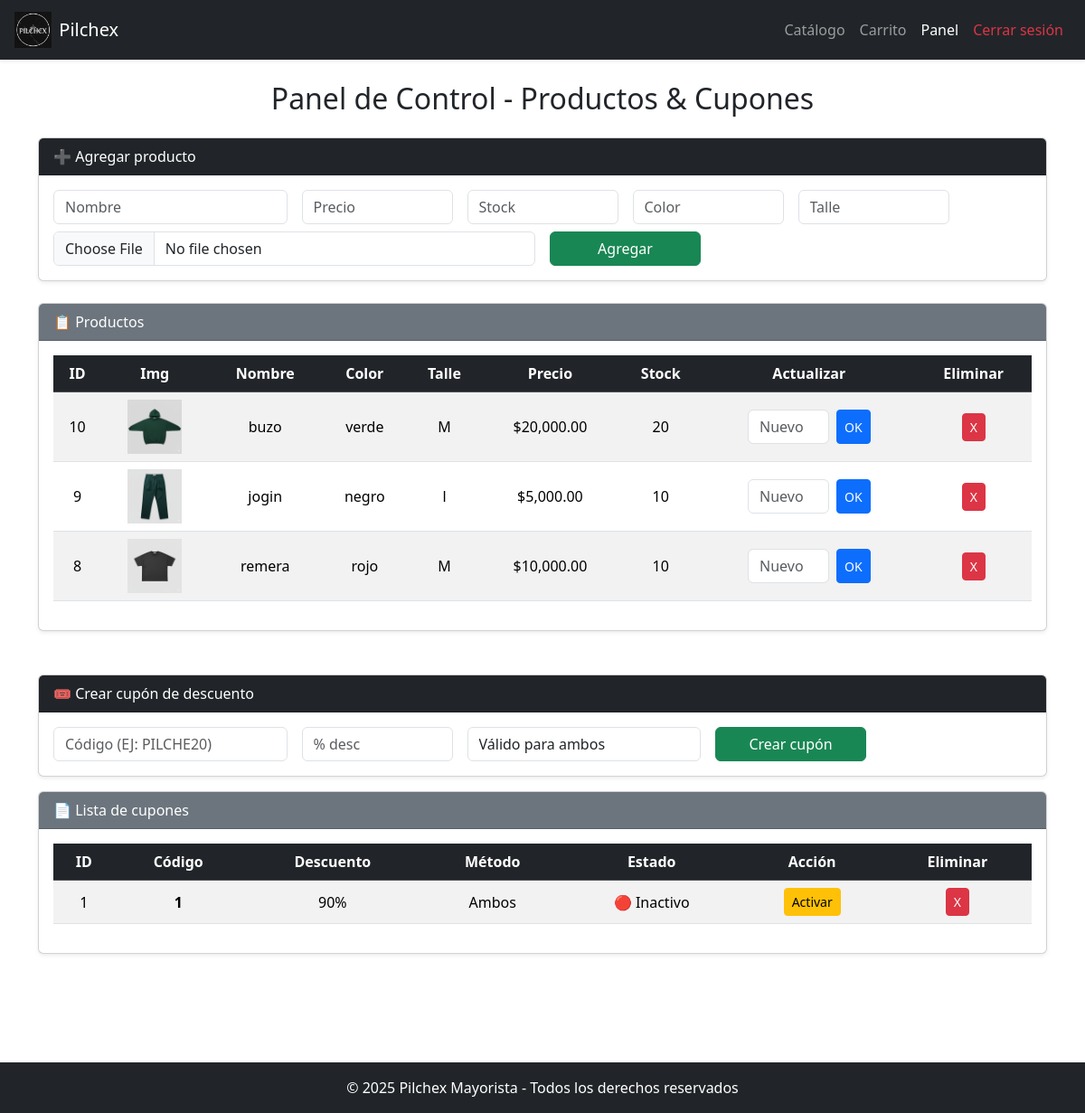
Page /TP-final-ropa-main/TP_FINAL_ROPA/panel_empleado.php (signed in) on the committed database.
### tables this page shows
CREATE TABLE `productos` (
  `id` int(11) NOT NULL,
  `nombre` varchar(100) DEFAULT NULL,
  `descripcion` text DEFAULT NULL,
  `precio` decimal(10,2) DEFAULT NULL,
  `imagen` varchar(255) DEFAULT NULL,
  `stock` int(11) NOT NULL DEFAULT 0,
  `color` varchar(100) DEFAULT NULL,
  `talle` varchar(100) DEFAULT NULL
);

CREATE TABLE `cupones` (
  `id` int(11) NOT NULL,
  `codigo` varchar(50) NOT NULL,
  `descuento` decimal(5,2) NOT NULL,
  `habilitado` tinyint(1) DEFAULT 1,
  `metodo` varchar(20) DEFAULT 'ambos'
);

### TP-final-ropa-main/TP_FINAL_ROPA/panel_empleado.php (the view, shortened to what this page needs)
<?php
include("conexion.php");
$productos = $conn->query("SELECT * FROM productos ORDER BY id DESC");
$cupones = $conn->query("SELECT * FROM cupones ORDER BY id DESC");
?>
<!DOCTYPE html>
<html lang="es">
<head>
  <link href="https://cdn.jsdelivr.net/npm/bootstrap@5.3.3/dist/css/bootstrap.min.css" rel="stylesheet">
</head>
<body>
<nav class="navbar navbar-expand-lg navbar-dark bg-dark shadow-sm">
  <div class="container-fluid px-3">
    <a class="navbar-brand d-flex align-items-center" href="index.php">
      <img src="pilchex.png" alt="Logo" style="height:40px; margin-right:8px;">
      <span>Pilchex</span>
    </a>
    <ul class="navbar-nav ms-auto">
      <li class="nav-item"><a class="nav-link" href="productos.php">Catálogo</a></li>
      <li class="nav-item"><a class="nav-link" href="carrito.php">Carrito</a></li>
      <li class="nav-item"><a class="nav-link active" href="#">Panel</a></li>
      <li class="nav-item"><a class="nav-link text-danger" href="logout.php">Cerrar sesión</a></li>
    </ul>
  </div>
</nav>
<div class="container py-4">
  <h2 class="text-center mb-4">Panel de Control - Productos & Cupones</h2>
  <div class="card mb-4 shadow-sm">
    <div class="card-header bg-dark text-white">➕ Agregar producto</div>
    <div class="card-body">
      <form method="POST" enctype="multipart/form-data" class="row g-3">
        <div class="col-md-3">
          <input type="text" name="nombre" class="form-control" placeholder="Nombre" required>
        </div>
        <div class="col-md-2">
          <input type="number" step="0.01" name="precio" class="form-control" placeholder="Precio" required>
        </div>
        <div class="col-md-2">
          <input type="number" name="stock" class="form-control" placeholder="Stock" required>
        </div>
        <div class="col-md-2">
          <input type="text" name="color" class="form-control" placeholder="Color" required>
        </div>
        <div class="col-md-2">
          <input type="text" name="talle" class="form-control" placeholder="Talle" required>
        </div>
        <div class="col-md-6 mt-2">
          <input type="file" name="imagen" class="form-control" accept="image/*" placeholder="URL imagen (opcional)">
        </div>
        <div class="col-md-2 mt-2">
          <button type="submit" name="agregar_producto" class="btn btn-success w-100">Agregar</button>
        </div>
      </form>
    </div>
  </div>
  <div class="card shadow-sm mb-5">
    <div class="card-header bg-secondary text-white">📋 Productos</div>
    <div class="card-body">
      <div class="table-responsive">
        <table class="table table-striped text-center align-middle">
          <thead class="table-dark">
            <tr>
              <th>ID</th><th>Img</th><th>Nombre</th><th>Color</th><th>Talle</th>
              <th>Precio</th><th>Stock</th><th>Actualizar</th><th>Eliminar</th>
            </tr>
          </thead>
          <tbody>
            <?php while ($p = $productos->fetch_assoc()): ?>
            <tr>
              <td><?= $p['id'] ?></td>
              <td><img src="<?= htmlspecialchars($p['imagen']) ?>" alt="img" width="60" height="60"></td>
              <td><?= htmlspecialchars($p['nombre']) ?></td>
              <td><?= htmlspecialchars($p['color']) ?></td>
              <td><?= htmlspecialchars($p['talle']) ?></td>
              <td>$<?= number_format($p['precio'], 2) ?></td>
              <td><?= intval($p['stock']) ?></td>
              <td>
                <form method="POST" class="d-flex justify-content-center" style="gap:.5rem;">
                  <input type="number" name="nuevo_stock" min="0" class="form-control" placeholder="Nuevo" required style="width:90px;">
                  <button type="submit" name="actualizar_stock" class="btn btn-primary btn-sm">OK</button>
                </form>
              </td>
              <td>
                <form method="POST" onsubmit="return confirm('Eliminar producto #<?= $p['id'] ?>?');">
                  <button type="submit" name="eliminar_producto" class="btn btn-danger btn-sm">X</button>
                </form>
              </td>
            </tr>
            <?php endwhile; ?>
          </tbody>
        </table>
      </div>
    </div>
  </div>
  <div class="card mb-3 shadow-sm">
    <div class="card-header bg-dark text-white">🎟️ Crear cupón de descuento</div>
    <div class="card-body">
      <form method="POST" class="row g-3 align-items-center">
        <div class="col-md-3">
          <input type="text" name="codigo" class="form-control" placeholder="Código (EJ: PILCHE20)" required>
        </div>
        <div class="col-md-2">
          <input type="number" name="descuento" class="form-control" placeholder="% desc" min="1" max="90" required>
        </div>
        <div class="col-md-3">
          <select name="metodo" class="form-control" required>
            <option value="ambos">Válido para ambos</option>
          </select>
        </div>
        <div class="col-md-2">
          <button type="submit" name="crear_cupon" class="btn btn-success w-100">Crear cupón</button>
        </div>
      </form>
    </div>
  </div>
  <div class="card shadow-sm mb-5">
    <div class="card-header bg-secondary text-white">📄 Lista de cupones</div>
    <div class="card-body">
      <div class="table-responsive">
        <table class="table table-striped text-center align-middle">
          <thead class="table-dark">
            <tr>
              <th>ID</th><th>Código</th><th>Descuento</th><th>Método</th><th>Estado</th><th>Acción</th><th>Eliminar</th>
            </tr>
          </thead>
          <tbody>
            <?php while ($c = $cupones->fetch_assoc()): ?>
            <tr>
              <td><?= $c['id'] ?></td>
              <td><strong><?= htmlspecialchars($c['codigo']) ?></strong></td>
              <td><?= intval($c['descuento']) ?>%</td>
              <td><?= ($c['metodo'] === 'mp' ? 'Mercado Pago' : ($c['metodo'] === 'tarjeta' ? 'Tarjeta' : 'Ambos')) ?></td>
              <td><?= $c['habilitado'] ? '🟢 Activo' : '🔴 Inactivo' ?></td>
              <td>
                <form method="POST" style="display:inline-block;">
                  <button type="submit" name="toggle_cupon" class="btn btn-warning btn-sm">
                    <?= $c['habilitado'] ? 'Desactivar' : 'Activar' ?>
                  </button>
                </form>
              </td>
              <td>
                <form method="POST" onsubmit="return confirm('Eliminar cupón <?= htmlspecialchars($c['codigo']) ?>?');" style="display:inline-block;">
                  <button type="submit" name="eliminar_cupon" class="btn btn-danger btn-sm">X</button>
                </form>
              </td>
            </tr>
            <?php endwhile; ?>
          </tbody>
        </table>
      </div>
    </div>
  </div>
</div>
<footer class="bg-dark text-white text-center py-3 mt-5">
  © 2025 Pilchex Mayorista - Todos los derechos reservados
</footer>
</body>
</html>

### TP-final-ropa-main/TP_FINAL_ROPA/panel_empleado.php (style rules this page uses)
td img { object-fit: cover; }

### rows in the picture
productos: id "10", imagen (picture), nombre "buzo", color "verde", talle "M", precio "20,000.00", stock "20"
productos: id "9", imagen (picture), nombre "jogin", color "negro", talle "l", precio "5,000.00", stock "10"
productos: id "8", imagen (picture), nombre "remera", color "rojo", talle "M", precio "10,000.00", stock "10"
cupones: id "1", codigo "1", descuento "90", metodo "Ambos", habilitado "🔴 Inactivo"
